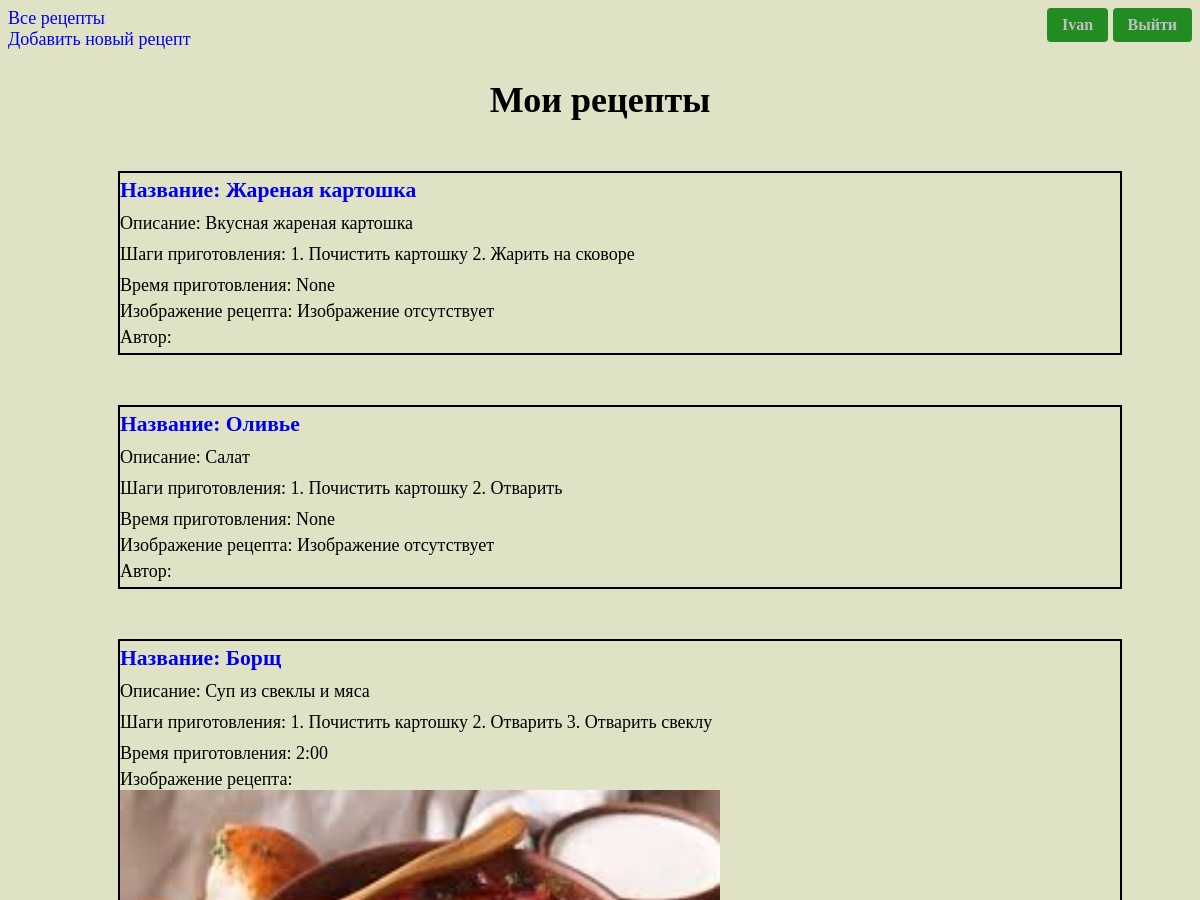
/main/profile/ (signed in, upper part), run on an earlier commit of the app's database.
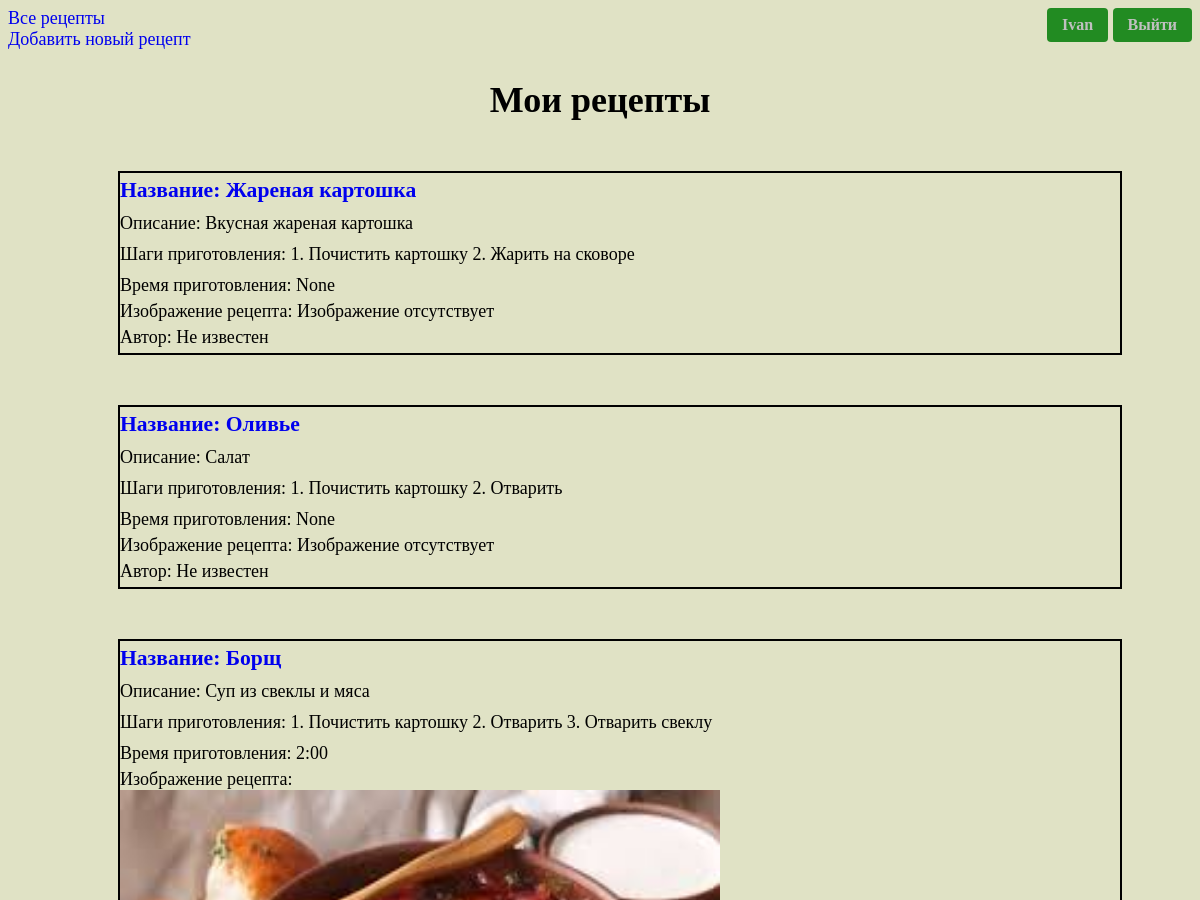
And on a later commit of the database.
### main/models.py (models this page shows, shortened)
class Receipt(models.Model):
    name = models.CharField(max_length=30, verbose_name="Название")
    description = models.TextField(blank=True, verbose_name="Описание")
    cooking_steps = models.TextField(verbose_name="Шаги приготовления")
    cooking_time = models.TimeField(null=True, verbose_name="Время приготовления")
    image = models.ImageField(upload_to='main/static/img/', null=True, blank=True, verbose_name="Изображение")
    author = models.CharField(max_length=50, null=False, verbose_name="Автор")
    user_created = models.ForeignKey(User, on_delete=models.CASCADE, blank=True)

### main/views.py (the view)
# urls.py: path('profile/', ProfilePageView.as_view(), name='profile'),
class ProfilePageView(ListView):
    def get(self, request: HttpRequest):
        context = {
            "profile_receipt": Receipt.objects.filter(user_created_id=self.request.user.id).all()
        }
        return render(request, "main/profile-receipts-list.html", context=context)

### main/templates/main/profile-receipts-list.html (shortened to what this page needs)
{% extends "main/index.html" %}
{% block body %}
    {% if user.is_authenticated %}
        <div>
            <a href="{% url "main:home_page" %}">Все рецепты</a>
        </div>
        <div class="new_receipt">
            <a href="{% url "main:create_receipt" %}">Добавить новый рецепт</a>
        </div>
        <h1 class="header">Мои рецепты</h1>
        <div>
            {% for receipt in profile_receipt %}
                <ul>
                <div class="border_block">
                    <p class="bold_name" ><a href="{% url "main:receipt_details" pk=receipt.pk %}">
                        Название: {{ receipt.name }}</a></p>
                    <p>Описание: {{ receipt.description }}</p>
                    <p>Шаги приготовления: {{ receipt.cooking_steps }}</p>
                    <p>Время приготовления: {{ receipt.cooking_time }}</p>
                        Изображение рецепта: {% if receipt.image.url != ""  %}
                        <img src="{{ receipt.image.url }}" alt="{{ receipt.name }}">
                        {% else %}
                        Изображение отсутствует
                        {% endif %}
                    <p>Автор: {{ receipt.author }}</p>
                </div>
                </ul>
            {% empty %}
                <h2>Вы еще написали ни одного рецепта</h2>
            {% endfor %}
        </div>
    {% else %}
        <h1>Для просмотра своих рецептов необходимо <a href="{% url "authentication:login" %}">
            авторизоваться</a></h1>
    {% endif %}
{% endblock %}

What changed in the data, as far as the page shows it:
changed Receipt "Жареная картошка": author (not shown) → "Не известен"
changed Receipt "Оливье": author (not shown) → "Не известен"
